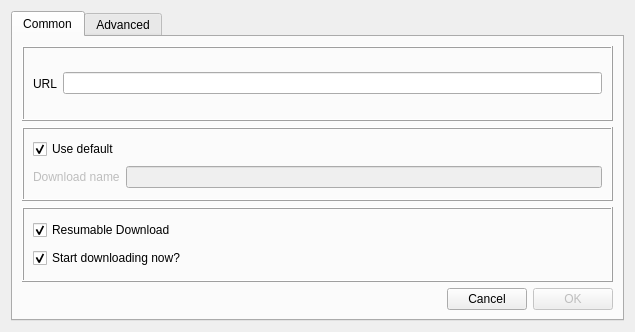
<?xml version="1.0" encoding="UTF-8"?>
<ui version="4.0">
 <class>AddDialog</class>
 <widget class="QDialog" name="AddDialog">
  <property name="geometry">
   <rect>
    <x>0</x>
    <y>0</y>
    <width>635</width>
    <height>332</height>
   </rect>
  </property>
  <property name="windowTitle">
   <string>Add Download</string>
  </property>
  <layout class="QGridLayout" name="gridLayout_4">
   <item row="0" column="0">
    <widget class="QTabWidget" name="tabWidget">
     <property name="currentIndex">
      <number>0</number>
     </property>
     <widget class="QWidget" name="tab">
      <attribute name="title">
       <string>Common</string>
      </attribute>
      <layout class="QVBoxLayout" name="verticalLayout_3">
       <item>
        <widget class="QFrame" name="frame_4">
         <property name="frameShape">
          <enum>QFrame::Box</enum>
         </property>
         <property name="frameShadow">
          <enum>QFrame::Raised</enum>
         </property>
         <layout class="QHBoxLayout" name="horizontalLayout_6">
          <item>
           <widget class="QLabel" name="label">
            <property name="text">
             <string>URL</string>
            </property>
           </widget>
          </item>
          <item>
           <widget class="QLineEdit" name="lineEdit">
            <property name="focusPolicy">
             <enum>Qt::ClickFocus</enum>
            </property>
           </widget>
          </item>
         </layout>
        </widget>
       </item>
       <item>
        <widget class="QFrame" name="frame">
         <property name="frameShape">
          <enum>QFrame::Box</enum>
         </property>
         <property name="frameShadow">
          <enum>QFrame::Raised</enum>
         </property>
         <layout class="QGridLayout" name="gridLayout_3">
          <item row="2" column="0">
           <widget class="QLabel" name="lblName">
            <property name="enabled">
             <bool>false</bool>
            </property>
            <property name="text">
             <string>Download name</string>
            </property>
           </widget>
          </item>
          <item row="2" column="1">
           <widget class="QLineEdit" name="txtName">
            <property name="enabled">
             <bool>false</bool>
            </property>
           </widget>
          </item>
          <item row="1" column="0">
           <widget class="QCheckBox" name="chkName">
            <property name="text">
             <string>Use default</string>
            </property>
            <property name="checked">
             <bool>true</bool>
            </property>
           </widget>
          </item>
         </layout>
        </widget>
       </item>
       <item>
        <widget class="QFrame" name="frame_5">
         <property name="frameShape">
          <enum>QFrame::Box</enum>
         </property>
         <property name="frameShadow">
          <enum>QFrame::Raised</enum>
         </property>
         <property name="lineWidth">
          <number>1</number>
         </property>
         <layout class="QVBoxLayout" name="verticalLayout_2">
          <item>
           <widget class="QCheckBox" name="checkBox">
            <property name="text">
             <string>Resumable Download</string>
            </property>
            <property name="checked">
             <bool>true</bool>
            </property>
           </widget>
          </item>
          <item>
           <widget class="QCheckBox" name="chkStart">
            <property name="text">
             <string>Start downloading now?</string>
            </property>
            <property name="checked">
             <bool>true</bool>
            </property>
           </widget>
          </item>
         </layout>
        </widget>
       </item>
       <item>
        <layout class="QHBoxLayout" name="horizontalLayout_3">
         <item>
          <spacer name="horizontalSpacer">
           <property name="orientation">
            <enum>Qt::Horizontal</enum>
           </property>
           <property name="sizeHint" stdset="0">
            <size>
             <width>40</width>
             <height>20</height>
            </size>
           </property>
          </spacer>
         </item>
         <item>
          <widget class="QPushButton" name="btnCancel">
           <property name="focusPolicy">
            <enum>Qt::NoFocus</enum>
           </property>
           <property name="text">
            <string>Cancel</string>
           </property>
          </widget>
         </item>
         <item>
          <widget class="QPushButton" name="btnOK">
           <property name="enabled">
            <bool>false</bool>
           </property>
           <property name="text">
            <string>OK</string>
           </property>
          </widget>
         </item>
        </layout>
       </item>
      </layout>
     </widget>
     <widget class="QWidget" name="tab_2">
      <attribute name="title">
       <string>Advanced</string>
      </attribute>
      <layout class="QGridLayout" name="gridLayout">
       <item row="1" column="0" colspan="2">
        <widget class="QFrame" name="frame_3">
         <property name="frameShape">
          <enum>QFrame::Box</enum>
         </property>
         <property name="frameShadow">
          <enum>QFrame::Raised</enum>
         </property>
         <layout class="QHBoxLayout" name="horizontalLayout_2">
          <item>
           <widget class="QLabel" name="label_2">
            <property name="text">
             <string>&lt;html&gt;&lt;head/&gt;&lt;body&gt;&lt;p&gt;Direct Wget Command Line Options&lt;/p&gt;&lt;p&gt;WARNING: THIS IS VERY POWERFUL - YOU SHOULD&lt;/p&gt;&lt;p&gt;NOT MESS WITH THIS. If these are wrong, the &lt;/p&gt;&lt;p&gt;download WILL NOT work or will go horrribly wrong.&lt;/p&gt;&lt;/body&gt;&lt;/html&gt;</string>
            </property>
           </widget>
          </item>
          <item>
           <widget class="QLineEdit" name="lineEdit_2"/>
          </item>
         </layout>
        </widget>
       </item>
       <item row="0" column="0" colspan="2">
        <widget class="QFrame" name="frame_2">
         <property name="frameShape">
          <enum>QFrame::Box</enum>
         </property>
         <property name="frameShadow">
          <enum>QFrame::Raised</enum>
         </property>
         <layout class="QGridLayout" name="gridLayout_2">
          <item row="1" column="1">
           <widget class="QLineEdit" name="txtSave">
            <property name="enabled">
             <bool>false</bool>
            </property>
           </widget>
          </item>
          <item row="1" column="0">
           <widget class="QLabel" name="lblSave">
            <property name="enabled">
             <bool>false</bool>
            </property>
            <property name="text">
             <string>Save file to</string>
            </property>
           </widget>
          </item>
          <item row="1" column="2">
           <widget class="QToolButton" name="btnSave">
            <property name="enabled">
             <bool>false</bool>
            </property>
            <property name="text">
             <string>...</string>
            </property>
           </widget>
          </item>
          <item row="0" column="0">
           <widget class="QCheckBox" name="checkBox_2">
            <property name="text">
             <string>Use default</string>
            </property>
            <property name="checked">
             <bool>true</bool>
            </property>
           </widget>
          </item>
         </layout>
        </widget>
       </item>
      </layout>
     </widget>
    </widget>
   </item>
  </layout>
 </widget>
 <resources/>
 <connections/>
</ui>
